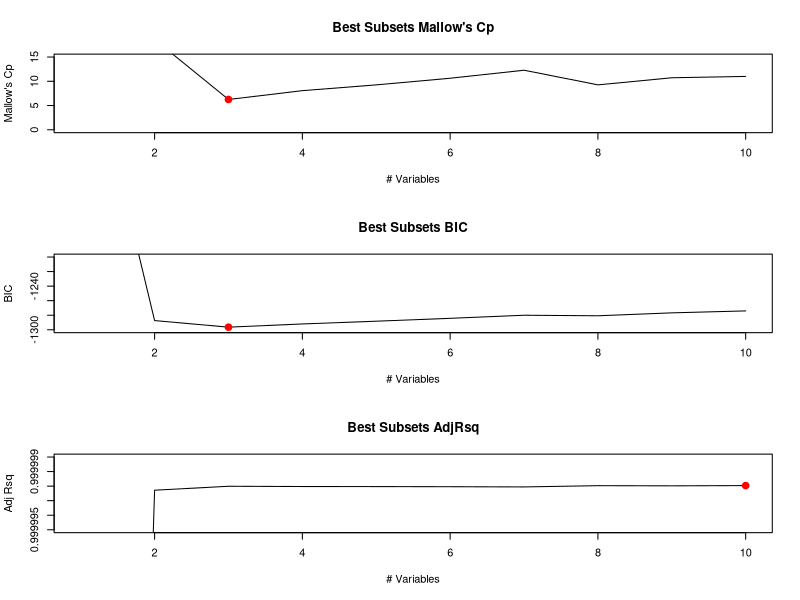
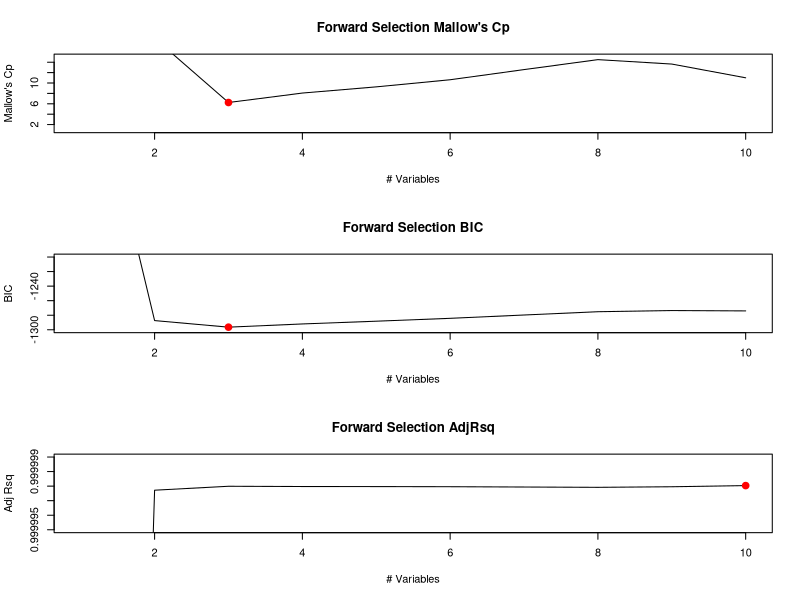
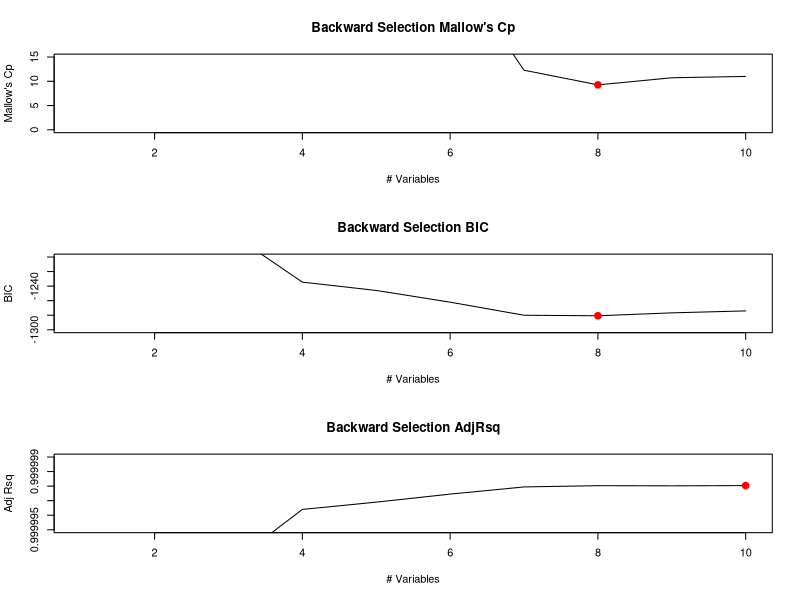

The R source for these figures, in order:
## ---- chunk 1
knitr::opts_chunk$set(echo = TRUE)
## ---- chunk 2
library(leaps)
library(knitr)
library(tidyverse)
## ---- chunk 3
set.seed(3)
# Generate vector of x values
xvec <- rnorm(n = 100,mean = 5,sd = 3)
# Generate vector of epsilon values
eps <- rnorm(n = 100)

# Vector of beta values
betavec <- c(5,1,2,3)
# Vector of y values
y <- betavec[1] + betavec[2]*xvec + betavec[3]*xvec^2 + betavec[4]*xvec^3 + eps
# Get all x predictor values and y values into dataframe for analysis
data <- data.frame(x=xvec, x2 = xvec^2, x3 = xvec^3, x4 = xvec^4, x5 = xvec^5, x6 = xvec^6, x7 = xvec^7, x8 = xvec^8, x9 = xvec^9, x10 = xvec^10, y=y)
## ---- chunk 4
fit.mod <- regsubsets(y~.,data=data,nvmax = 10)
# Get best model according to various criteria
paste0("Best model according to Mallow's Cp is model ",which.min(summary(fit.mod)$cp)) 
paste0("Best model according to BIC is model ",which.min(summary(fit.mod)$bic)) 
paste0("Best model according to Adj R-squared is model ",which.max(summary(fit.mod)$adjr2)) 
## ---- chunk 5
# Generate plots of each metric
par(mfrow=c(3,1))
plot(x=1:10,y=summary(fit.mod)$cp,type="l",ylim = c(0,15),ylab = "Mallow's Cp",xlab = "# Variables",main = "Best Subsets Mallow's Cp")
points(3,summary(fit.mod)$cp[3],col="red",cex=2,pch=20)
plot(x=1:10,y=summary(fit.mod)$bic,type="l",ylim = c(-1300,-1200),ylab = "BIC",xlab = "# Variables",main = "Best Subsets BIC")
points(3,summary(fit.mod)$bic[3],col="red",cex=2,pch=20)
plot(x=1:10,y=summary(fit.mod)$adjr2,type="l",ylim = c(0.999995,1),ylab = "Adj Rsq",xlab = "# Variables",main = "Best Subsets AdjRsq")
points(10,summary(fit.mod)$adjr2[10],col="red",cex=2,pch=20)
## ---- chunk 6
coef(fit.mod,id=3) %>% kable(col.names = c("Mallow's Cp"))
coef(fit.mod,id=3) %>% kable(col.names = c("BIC"))
coef(fit.mod,id=10) %>% kable(col.names = c("Adj R-sq"))
## ---- chunk 7
fit.mod.fwd <- regsubsets(y~.,data=data,nvmax=10,method = "forward")
# Get best model according to various criteria
paste0("Best model according to Mallow's Cp is model ",which.min(summary(fit.mod.fwd)$cp)) 
paste0("Best model according to BIC is model ",which.min(summary(fit.mod.fwd)$bic)) 
paste0("Best model according to Adj R-squared is model ",which.max(summary(fit.mod.fwd)$adjr2)) 
## ---- chunk 8
# Generate plots of each metric
par(mfrow=c(3,1))
plot(summary(fit.mod.fwd)$cp,type="l",ylim = c(1,15),ylab = "Mallow's Cp",xlab = "# Variables",main = "Forward Selection Mallow's Cp")
points(3,summary(fit.mod.fwd)$cp[3],col="red",cex=2,pch=20)
plot(x=1:10,y=summary(fit.mod.fwd)$bic,type="l",ylim = c(-1300,-1200),ylab = "BIC",xlab = "# Variables",main = "Forward Selection BIC")
points(3,summary(fit.mod.fwd)$bic[3],col="red",cex=2,pch=20)
plot(x=1:10,y=summary(fit.mod.fwd)$adjr2,type="l",ylim = c(0.999995,1),ylab = "Adj Rsq",xlab = "# Variables",main = "Forward Selection AdjRsq")
points(10,summary(fit.mod.fwd)$adjr2[10],col="red",cex=2,pch=20)
## ---- chunk 9
coef(fit.mod.fwd,id=3) %>% kable(col.names = c("Mallow's Cp")) 
coef(fit.mod.fwd,id=3) %>% kable(col.names = c("BIC"))
coef(fit.mod.fwd,id=10) %>% kable(col.names =  c("Adj Rsq"))
## ---- chunk 10
# Fit backward selection with all 10 x polynomial variables
fit.mod.bwd <- regsubsets(y~.,data=data,nvmax=10,method = "backward")
# Get best model according to various criteria
paste0("Best model according to Mallow's Cp is model ",which.min(summary(fit.mod.bwd)$cp)) 
paste0("Best model according to BIC is model ",which.min(summary(fit.mod.bwd)$bic)) 
paste0("Best model according to Adj R-squared is model ",which.max(summary(fit.mod.bwd)$adjr2)) 
## ---- chunk 11
# Generate plots of each metric
par(mfrow=c(3,1))
plot(x=1:10,y=summary(fit.mod.bwd)$cp,type="l",ylim = c(0,15),ylab = "Mallow's Cp",xlab = "# Variables",main = "Backward Selection Mallow's Cp")
points(8,summary(fit.mod.bwd)$cp[8],col="red",cex=2,pch=20)
plot(x=1:10,y=summary(fit.mod.bwd)$bic,type="l",ylim = c(-1300,-1200),ylab = "BIC",xlab = "# Variables",main = "Backward Selection BIC")
points(8,summary(fit.mod.bwd)$bic[8],col="red",cex=2,pch=20)
plot(x=1:10,y=summary(fit.mod.bwd)$adjr2,type="l",ylim = c(0.999995,1),ylab = "Adj Rsq",xlab = "# Variables",main = "Backward Selection AdjRsq")
points(10,summary(fit.mod.bwd)$adjr2[10],col="red",cex=2,pch=20)
## ---- chunk 12
coef(fit.mod.bwd,id=8) %>% kable(col.names = c("Mallow's Cp"))
coef(fit.mod.bwd,id=8) %>% kable(col.names = c("BIC"))
coef(fit.mod.bwd,id=10) %>% kable(col.names = c("Adj Rsq"))
